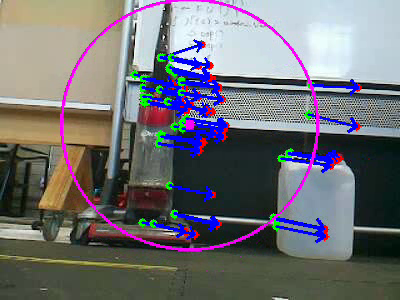
#> input picture frame 8 of WallFollowing/WallFollowing_Lab_Corner/carrot.mp4, 400 x 300 px, given in place of corner.mp4, which was not available
$ python save_paper.py
#> lines starting #> are read from the running program, lines starting #| are printed output that depends on the picture
"""
Author       : Hanqing Qi
Date         : 2023-09-10 22:27:27
LastEditors  : Hanqing Qi
LastEditTime : 2023-09-10 22:29:16
FilePath     : /WallFollowing_Lab_Corner_4/Timeline/save_paper.py
Description  :
"""
import cv2
import numpy as np
import os
from tqdm import tqdm

MAX_FRAMES = 1000        # large numbers will cover the whole video
# INTERVAL = 12          # 12 frames per inverval
INTERVAL = 10
MAX_MATCH_DISTANCE = 40  # match threshold

# Create an ORB object and detect keypoints and descriptors in the template
orb = cv2.ORB_create(nfeatures=1000)
# Create a brute-force matcher object
bf = cv2.BFMatcher(cv2.NORM_HAMMING, crossCheck=True)

VIDEO = "../corner.mp4"
# VIDEO = "./Videos/lab_corner.mp4"


def extract_keypoints(video):
    # Create a VideoCapture object to read the video file
#> called with video = '../corner.mp4'
    cap = cv2.VideoCapture(video)
    # Extract all keypoints and descriptors by frame
    frame_kpt, frame_des = [], []
    video_frames = []
    k = 0
    # Loop through the video frames
    with tqdm(total=MAX_FRAMES + 500) as pbar:
        while cap.isOpened() and k < MAX_FRAMES + 501:
            # Read a frame from the video
            ret, frame = cap.read()
#> frame is the input picture: shape (300, 400, 3); mean B, G, R 116.2, 111.6, 112
            # Check if the frame was successfully read
            if not ret: continue
            gray = cv2.cvtColor(frame, cv2.COLOR_BGR2GRAY)
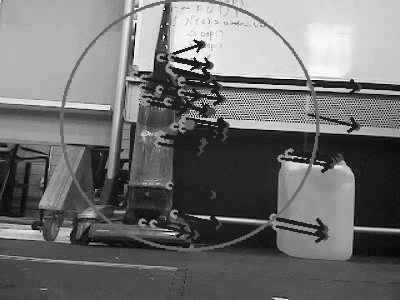
#> gray: shape (300, 400); min 0, max 255, mean 112.2
            kpt, des = orb.detectAndCompute(gray, None)
#> kpt = 946 keypoints; strongest (x, y, size): (192, 68, 31), (194, 43, 31), (198, 50, 31), (203, 61, 31)
            if des is None:
                print("No keypoints/descriptors in frame ", k)
                continue
            # print("Frame", k)
            pbar.update(1)
            if k > 500:
                frame_kpt.append(kpt)
                frame_des.append(des)
                video_frames.append(frame)
            k += 1
            # Wait for Esc key to stop
            if cv2.waitKey(1) == 27:
                # De-allocate any associated memory usage
#> (key Esc is pressed here)
                cv2.destroyAllWindows()
                cap.release()
                break
        cap.release()
        return frame_kpt, frame_des, video_frames


# [85 lines left out: functions save_kpt_des, analyze_kpt_des, not called in this run]


if __name__ == "__main__":
    frame_kpt, frame_des, frames = extract_keypoints(VIDEO)
    for i in range(int(len(frames)/INTERVAL)):
        print("Interval", i+1)
        if os.path.exists("../side_demo_kpt_des_" + str(INTERVAL) + "_" + str(MAX_MATCH_DISTANCE)) == False:
            os.mkdir("../side_demo_kpt_des_" + str(INTERVAL) + "_" + str(MAX_MATCH_DISTANCE))
        temp_path = "../side_demo_kpt_des_" + str(INTERVAL) + "_" + str(MAX_MATCH_DISTANCE) + "/side_demo_kpt_des%d.yml"%(i+1)
        analyze_kpt_des(frames, frame_kpt, frame_des, temp_path, "../side_demo/side_demo%d.mp4"%(i+1))
        frames = frames[-(len(frames)-INTERVAL):]
        frame_kpt = frame_kpt[-(len(frame_kpt)-INTERVAL):]
        frame_des = frame_des[-(len(frame_des)-INTERVAL):]

$ run again, starting later in the video
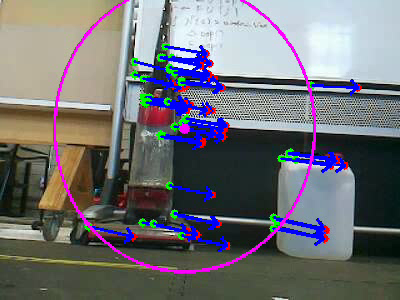
#> input picture frame 36 of WallFollowing/WallFollowing_Lab_Corner/carrot.mp4, 400 x 300 px, given in place of corner.mp4, which was not available
#> in extract_keypoints, frame is the input picture: shape (300, 400, 3); mean B, G, R 116.6, 111.6, 111.8
#> in extract_keypoints, `gray = cv2.cvtColor(frame, cv2.COLOR_BGR2GRAY)`:
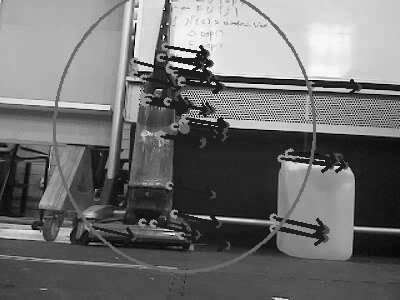
#> gray: shape (300, 400); min 0, max 255, mean 112.2
#> kpt = 950 keypoints; strongest (x, y, size): (198, 49, 31), (194, 56, 31), (194, 67, 31), (152, 63, 31)

$ run again, starting later in the video
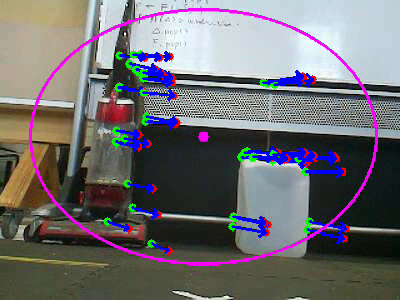
#> input picture frame 65 of WallFollowing/WallFollowing_Lab_Corner/carrot.mp4, 400 x 300 px, given in place of corner.mp4, which was not available
#> in extract_keypoints, frame is the input picture: shape (300, 400, 3); mean B, G, R 112.6, 108.8, 111.1
#> in extract_keypoints, `gray = cv2.cvtColor(frame, cv2.COLOR_BGR2GRAY)`:
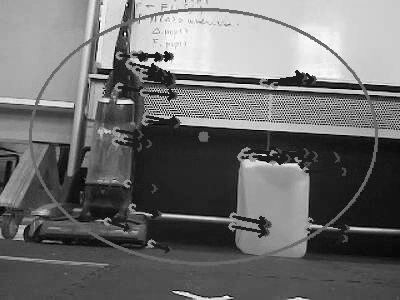
#> gray: shape (300, 400); min 0, max 255, mean 109.9
#> kpt = 922 keypoints; strongest (x, y, size): (152, 64, 31), (155, 60, 31), (297, 71, 31), (166, 52, 31)
